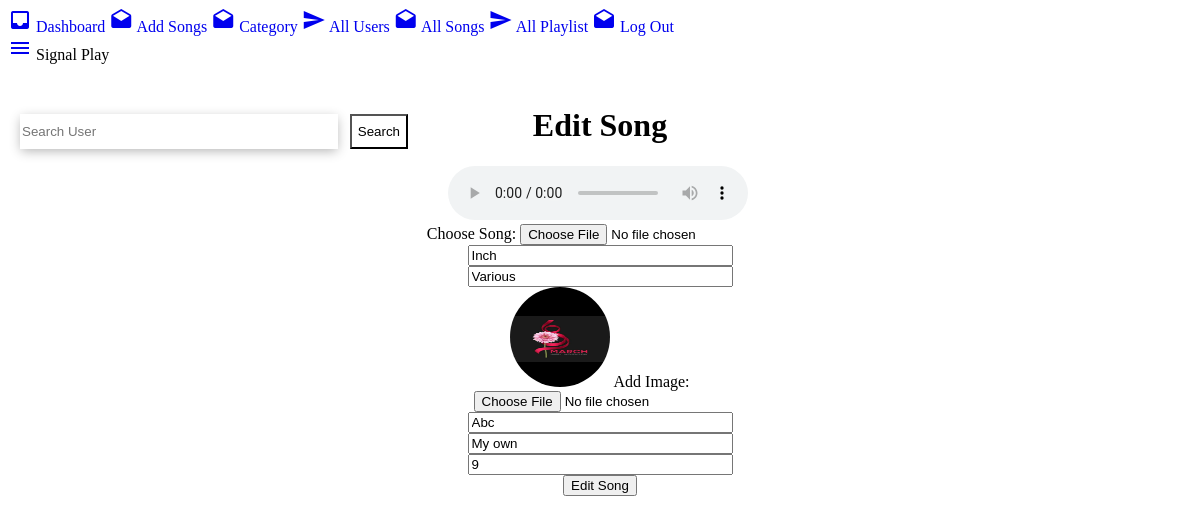
Page /admin/editSong.php?editSong=19 (signed in) on the committed database.
### tables this page shows
CREATE TABLE `songs` (
  `sId` int(3) NOT NULL,
  `uId` int(3) NOT NULL,
  `sSong` text NOT NULL,
  `sTitle` varchar(256) NOT NULL,
  `sArtist` varchar(256) NOT NULL,
  `sImage` text NOT NULL,
  `sSource` text NOT NULL,
  `sDescription` varchar(256) NOT NULL,
  `sDuration` varchar(256) NOT NULL
);

### admin/editSong.php (the view, shortened to what this page needs)
<?php
if(isset($_GET['editSong'])){
	$the_song_id = $_GET['editSong'];
}
include "db.php";
$query = "SELECT * FROM songs WHERE sId=$the_song_id";
$select_songs= mysqli_query($con,$query);
while($row = mysqli_fetch_assoc($select_songs)){
	$sSong = $row['sSong'];
	$sTitle = $row['sTitle'];
	$sArtist = $row['sArtist'];
	$sImage = $row['sImage'];
	$sSource = $row['sSource'];
	$sDescription = $row['sDescription'];
	$sDuration = $row['sDuration'];
}
?>
<!DOCTYPE html>
<html>
<head>
	<link rel="stylesheet" type="text/css" href="https://unpkg.com/material-components-web@latest/dist/material-components-web.min.css">
	<link rel="stylesheet" href="./css/style.css">
	<link rel="stylesheet" type="text/css" href="../user/css/searchBox.css">
</head>
<body>
	<?php include "header.php"; ?>
	<div class="mdc-drawer-app-content">
		<?php include "navbar.php";  ?>
		<main class="main-content" id="main-content" style="margin-top: 50px;">
			<div class="mdc-top-app-bar--fixed-adjust">
				<div class="mdc-layout-grid">
					<div class="mdc-layout-grid__inner">
						<div class="mdc-layout-grid__cell--span-12" align="center">
							<h1>Edit Song</h1>
						</div>
					</div>
				</div>
				<form method="POST" enctype="multipart/form-data">
					<div class="mdc-layout-grid">
						<div class="mdc-layout-grid__inner">
							<div class="mdc-layout-grid__cell--span-12" align="center">
								<audio controls style="padding-right: 5px;">
									<source id="audioSTARTMP3" src="<?php echo $sSong; ?>" type="audio/mpeg">
									</audio><br>
								</div>
							</div>
						</div>
						<div class="mdc-layout-grid">
							<div class="mdc-layout-grid__inner">
								<div class="mdc-layout-grid__cell--span-12" align="center">
									<div class="mdc-text-field mdc-text-field--outlined mdc-text-field--no-label email">
										<label>Choose Song:</label>
										<input type="file" value="<?php echo $sSong; ?>" name="addSong" size="40" class="mdc-text-field__input" aria-label="Label" placeholder="Song Image" accept="audio/*;capture=microphone">
									</div>
								</div>
							</div>
						</div>
						<div class="mdc-layout-grid">
							<div class="mdc-layout-grid__inner">
								<div class="mdc-layout-grid__cell--span-12" align="center">
									<div class="mdc-text-field mdc-text-field--outlined mdc-text-field--no-label email">
										<input type="text" value="<?php echo $sTitle; ?>" name="sTitle" size="30" class="mdc-text-field__input" aria-label="Label" placeholder="Song Title">
									</div>
								</div>
							</div>
						</div>
						<div class="mdc-layout-grid">
							<div class="mdc-layout-grid__inner">
								<div class="mdc-layout-grid__cell--span-12" align="center">
									<div class="mdc-text-field mdc-text-field--outlined mdc-text-field--no-label email">
										<input type="text" value="<?php echo $sArtist; ?>" name="sArtist" size="30" class="mdc-text-field__input" aria-label="Label" placeholder="Song Artist">
									</div>
								</div>
							</div>
						</div>
						<div class="mdc-layout-grid">
							<div class="mdc-layout-grid__inner">
								<div class="mdc-layout-grid__cell--span-12" align="center">
									<img src="<?php echo $sImage; ?>" height="100px" width="100px" style="border-radius: 50%">
									Add Image:
									<div class="mdc-text-field mdc-text-field--outlined mdc-text-field--no-label email">
										<input type="file" name="sImage" <?php echo $sImage; ?> size="30" class="mdc-text-field__input" aria-label="Label" placeholder="Song Image" accept="image/*;capture=camera">
									</div>
								</div>
							</div>
						</div>
						<div class="mdc-layout-grid">
							<div class="mdc-layout-grid__inner">
								<div class="mdc-layout-grid__cell--span-12" align="center">
									<div class="mdc-text-field mdc-text-field--outlined mdc-text-field--no-label email">
										<input type="text" value="<?php echo $sDescription; ?>" name="sDescription" size="30" class="mdc-text-field__input" aria-label="Label" placeholder="Song Description">
									</div>
								</div>
								<div class="mdc-layout-grid__cell--span-12" align="center">
									<div class="mdc-text-field mdc-text-field--outlined mdc-text-field--no-label email">
										<input type="text" value="<?php echo $sSource; ?>" name="sSource" size="30" class="mdc-text-field__input" aria-label="Label" placeholder="Song Source">
									</div>
								</div>
								<div class="mdc-layout-grid__cell--span-12" align="center">
									<div class="mdc-text-field mdc-text-field--outlined mdc-text-field--no-label email">
										<input type="text" name="sDuration" value="<?php echo $sDuration; ?>" size="30" class="mdc-text-field__input" aria-label="Label" placeholder="Song Duration">
									</div>
								</div>
							</div>
						</div>
						<div class="mdc-layout-grid">
							<div class="mdc-layout-grid__inner">
								<div class="mdc-layout-grid__cell--span-12" align="center">
									<button type="submit" class="mdc-button mdc-button--raised" name="submit">
										<span class="mdc-button__label">Edit Song</span>
									</button>
								</div>
							</div>
						</div>
					</form>
				</div>
			</main>
		</div>
	</body>
	</html>

### admin/css/style.css (style rules this page uses)
.mdc-drawer-app-content { flex: auto; overflow: auto; }
.main-content { overflow: auto; height: 100%; }

### admin/editSong.php (style rules this page uses)
.mdc-layout-grid { padding-left: 0px; }

### rows in the picture
songs: sTitle "Inch", sArtist "Various", sImage (picture), sDescription "Abc", sSource "My own", sDuration "9"
